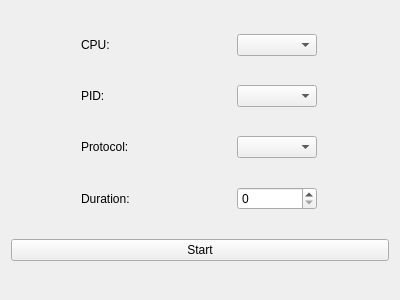
<?xml version="1.0" encoding="UTF-8"?>
<ui version="4.0">
 <class>ProfilerFlameWidget</class>
 <widget class="QWidget" name="ProfilerFlameWidget">
  <property name="geometry">
   <rect>
    <x>0</x>
    <y>0</y>
    <width>400</width>
    <height>300</height>
   </rect>
  </property>
  <property name="windowTitle">
   <string>Form</string>
  </property>
  <layout class="QHBoxLayout" name="horizontalLayout_2" stretch="1,6">
   <item>
    <layout class="QVBoxLayout" name="controlLayout">
     <item>
      <layout class="QHBoxLayout" name="CPULayout">
       <item>
        <widget class="QLabel" name="CPULabel">
         <property name="minimumSize">
          <size>
           <width>80</width>
           <height>0</height>
          </size>
         </property>
         <property name="maximumSize">
          <size>
           <width>80</width>
           <height>16777215</height>
          </size>
         </property>
         <property name="text">
          <string>CPU:</string>
         </property>
        </widget>
       </item>
       <item>
        <widget class="QComboBox" name="CPUComboBox">
         <property name="maximumSize">
          <size>
           <width>80</width>
           <height>16777215</height>
          </size>
         </property>
        </widget>
       </item>
      </layout>
     </item>
     <item>
      <layout class="QHBoxLayout" name="PIDLayout">
       <item>
        <widget class="QLabel" name="PIDLabel">
         <property name="minimumSize">
          <size>
           <width>80</width>
           <height>0</height>
          </size>
         </property>
         <property name="maximumSize">
          <size>
           <width>80</width>
           <height>16777215</height>
          </size>
         </property>
         <property name="text">
          <string>PID:</string>
         </property>
        </widget>
       </item>
       <item>
        <widget class="QComboBox" name="PIDComboBox">
         <property name="maximumSize">
          <size>
           <width>80</width>
           <height>16777215</height>
          </size>
         </property>
        </widget>
       </item>
      </layout>
     </item>
     <item>
      <layout class="QHBoxLayout" name="protocolLayout">
       <item>
        <widget class="QLabel" name="protocolLabel">
         <property name="minimumSize">
          <size>
           <width>80</width>
           <height>0</height>
          </size>
         </property>
         <property name="maximumSize">
          <size>
           <width>80</width>
           <height>16777215</height>
          </size>
         </property>
         <property name="text">
          <string>Protocol:</string>
         </property>
        </widget>
       </item>
       <item>
        <widget class="QComboBox" name="protocolComboBox">
         <property name="maximumSize">
          <size>
           <width>80</width>
           <height>16777215</height>
          </size>
         </property>
        </widget>
       </item>
      </layout>
     </item>
     <item>
      <layout class="QHBoxLayout" name="durationLayout">
       <item>
        <widget class="QLabel" name="durationLabel">
         <property name="maximumSize">
          <size>
           <width>80</width>
           <height>16777215</height>
          </size>
         </property>
         <property name="text">
          <string>Duration:</string>
         </property>
        </widget>
       </item>
       <item>
        <widget class="QSpinBox" name="durationSpinBox">
         <property name="maximumSize">
          <size>
           <width>80</width>
           <height>16777215</height>
          </size>
         </property>
         <property name="maximum">
          <number>999</number>
         </property>
        </widget>
       </item>
      </layout>
     </item>
     <item>
      <widget class="QPushButton" name="startButton">
       <property name="text">
        <string>Start</string>
       </property>
      </widget>
     </item>
    </layout>
   </item>
   <item>
    <layout class="QHBoxLayout" name="flameGraphLayout"/>
   </item>
  </layout>
 </widget>
 <resources/>
 <connections/>
</ui>
